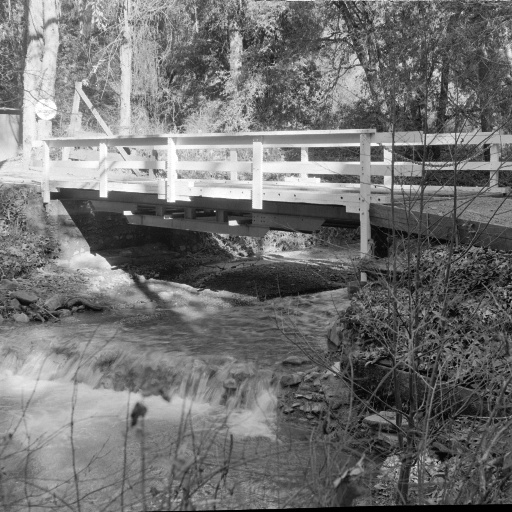
#> input picture bridge.tif, 512 x 512 px
$ python lab2.py
#> lines starting #> are read from the running program, lines starting #| are printed output that depends on the picture; long printed decimals are rounded
import random

import PIL
import numpy as np
import scipy.fftpack
import skimage.metrics
from PIL import Image
from matplotlib import pyplot as plt
from skimage import io


def generate_watermark(shape: [int, int], key: int, mean=0., spread=1.):
    rng = np.random.default_rng(key)
    return rng.normal(mean, spread, shape)


def get_dctn(array):
    return scipy.fftpack.dctn(array, norm='ortho')


def get_inverse_dctn(feature_array):
    # return scipy.fftpack.idctn(feature_array, norm='ortho')
    result = scipy.fftpack.idctn(feature_array, norm='ortho')
    result[result < 0] = 0
    result[result > 255] = 255
    return result.astype('uint8')


def get_watermark_array(shape, range, watermark):
    array = np.zeros(shape)
    count = 0
    for i in range[0]:
        for j in range[1]:
            array[i, j] += watermark[count]
            count += 1
    return array


def get_extracted_features(f, f_w, alpha, watermark_range):
    features_from_extracted_watermark = []
    for i in watermark_range[0]:
        for j in watermark_range[1]:
            features_from_extracted_watermark.append(
                (f_w[i, j] - f[i, j]) / alpha)

    return np.array(features_from_extracted_watermark)


def get_extracted_features_v2(f, f_w, alpha):
    features_from_extracted_watermark = np.zeros(f.shape)
    for i in range(0, features_from_extracted_watermark.shape[0]):
        for j in range(0, features_from_extracted_watermark.shape[1]):
            features_from_extracted_watermark[i, j] = (f_w[i, j] - f[i, j]) / alpha

    return features_from_extracted_watermark


def insert_watermark(feature_array, alpha, watermark, watermark_range):
    feature_array_with_watermark = np.copy(feature_array)
    watermark_features = np.ravel(get_dctn(watermark))
    count = 0
    for i in watermark_range[0]:
        for j in watermark_range[1]:
            feature_array_with_watermark[i, j] += alpha * watermark_features[count]
            count += 1
    return feature_array_with_watermark


def get_proximity(f, f_w, alpha, watermark_array, watermark_range: [int, int]):
    features_extracted_watermark = get_extracted_features(f, f_w, alpha, watermark_range)
    features_watermark = np.ravel(get_dctn(watermark_array))
    sum_1 = 0
    sum_2 = 0
    sum_3 = 0
    end_range = len(features_extracted_watermark)
    for n in range(0, end_range):
        sum_1 += features_extracted_watermark[n] * features_watermark[n]
        sum_2 += features_extracted_watermark[n] * features_extracted_watermark[n]
        sum_3 += features_watermark[n] * features_watermark[n]
    if sum_1 < 0:
        sum_1 *= -1
    return sum_1 / (np.sqrt(sum_2) * np.sqrt(sum_3))


def get_proximity_v2(f, f_w, alpha, watermark_array, watermark_range):
    features_extracted_watermark = get_extracted_features_v2(f, f_w, alpha)
    features_watermark = np.ravel(get_dctn(watermark_array))
    count = 0
    sum_1 = 0
    sum_2 = 0
    sum_3 = 0
    for i in watermark_range[0]:
        for j in watermark_range[1]:
            sum_1 += features_extracted_watermark[i, j] * features_watermark[count]
            sum_2 += features_extracted_watermark[i, j] * features_extracted_watermark[i, j]
            sum_3 += features_watermark[count] * features_watermark[count]
            count += 1
    return sum_1 / (np.sqrt(sum_2) * np.sqrt(sum_3))


def get_optimal_alpha(alpha_first, increment, image, watermark, watermark_range, ro_threeshold, psnr_threeshold):
    alpha = alpha_first
    iteration_count = 0
    f = get_dctn(image)
    while True:
        print(f"alpha = {alpha}")
        f_W = insert_watermark(feature_array=f, alpha=alpha,
                               watermark=watermark, watermark_range=watermark_range)
        C_W_extracted = get_inverse_dctn(f_W)
        io.imsave('image_with_watermark.png', C_W_extracted)
        io.show()

        image_with_watermark = io.imread('image_with_watermark.png')
        f_W_extracted = get_dctn(image_with_watermark)
        ro = get_proximity(f, f_W_extracted, alpha, watermark, watermark_range)
        psnr = skimage.metrics.peak_signal_noise_ratio(image, image_with_watermark)
        if ro >= ro_threeshold and psnr >= psnr_threeshold:
            return alpha, psnr
        iteration_count += 1
        print(f"iteration number {iteration_count} alpha = {alpha} ro = {ro} psnr = {psnr}")
        alpha += increment


if __name__ == '__main__':
    """
    Реализовать генерацию ЦВЗ 𝛺 как псевдослучайной последовательности
    заданной длины из чисел, распределённых по нормальному закону
    """

    start_image = PIL.Image.open("bridge.tif")
#> start_image is the input picture: PIL image 512x512 L; min 0, max 255, mean 113.8
    C = io.imread(r"bridge.tif")
    size_watermark = 24576

    i_range = range(0, 192)
    j_range = range(128, 256)
    watermark_range = [i_range, j_range]
    watermark_shape = [192, 128]
    watermark = generate_watermark(shape=watermark_shape, key=1)

    """
    Реализовать трансформацию исходного контейнера к пространству признаков согласно варианту задания.
    """
    f = get_dctn(C)
    extracted_image = get_inverse_dctn(f)
#> in get_inverse_dctn, `result[result < 0] = 0`: result: shape (512, 512) float64; min 0, max 255, mean 113.8
#> in get_inverse_dctn, `result[result > 255] = 255`: result: shape (512, 512) float64; min 0, max 255, mean 113.8
    """
    Осуществить встраивание информации методом, определяемым
    вариантом задания. Значения параметра встраивания устанавливается произвольным образом
    """

    alpha = 0.9
    print(f"alpha = {alpha}")
    f_W = insert_watermark(feature_array=f, alpha=alpha,
                           watermark=watermark, watermark_range=watermark_range)
#> in get_dctn (call 2), `return scipy.fftpack.dctn(array, norm='ortho')`:
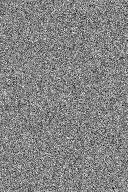
#> returned value: shape (192, 128) float64; min -3.99, max 3.73, mean 0.0044; drawn with min black and max white
#> in insert_watermark, `watermark_features = np.ravel(get_dctn(watermark))`:
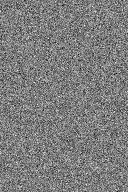
#> watermark: shape (192, 128) float64; min -3.84, max 3.93, mean -0.00925; drawn with min black and max white
#> after the loop in insert_watermark, `for i in watermark_range[0]:`: feature_array_with_watermark: shape (512, 512) float64; min -7295.2, max 58266.4, mean 0.2
#> after the loop in insert_watermark, `for i in watermark_range[0]:`: count = 24576
    C_W_extracted = get_inverse_dctn(f_W)
#> in get_inverse_dctn (call 2), `result[result < 0] = 0`: result: shape (512, 512) float64; min 0, max 255.7, mean 113.8
#> in get_inverse_dctn (call 2), `result[result > 255] = 255`: result: shape (512, 512) float64; min 0, max 255, mean 113.8
    io.imshow(C_W_extracted, cmap='gray')
    io.imsave('image_with_watermark.png', C_W_extracted)
    io.show()
    """
    Считать носитель информации из файла и повторно выполнить п. 2 для носителя информации
    """
    image_with_watermark = io.imread('image_with_watermark.png')
    f_W_extracted = get_dctn(image_with_watermark)
    ro = get_proximity(f, f_W_extracted, alpha, watermark, watermark_range)
#> after the loop in get_extracted_features, `for i in watermark_range[0]:`: features_from_extracted_watermark = 24576 items
#> in get_proximity, `end_range = len(features_extracted_watermark)`: end_range = 24576
#> the loop in get_proximity, `for n in range(0, end_range):` made 24576 passes
#> (sum_1, sum_2, sum_3) on passes 1 to 3: (2.57, 3.14, 2.1), (2.88, 3.62, 2.3), (3.06, 3.74, 2.58)
#> after the loop in get_proximity, `for n in range(0, end_range):`: sum_1 = 35101.3; sum_2 = 56638.4; sum_3 = 24171.9
#> ro = 0.949
    print(f"ro = {ro}")
#| ro = 0.9487
    optimal_alpha, psnr = get_optimal_alpha(0.2, 0.1, C, watermark, watermark_range, 0.9, 30.0)
#> after the loop in insert_watermark (call 2), `for i in watermark_range[0]:`: feature_array_with_watermark: shape (512, 512) float64; min -7295.2, max 58266.4, mean 0.2
#> in get_inverse_dctn (call 3), `result[result < 0] = 0`: result: shape (512, 512) float64; min 0, max 255.1, mean 113.8
#> in get_inverse_dctn (call 3), `result[result > 255] = 255`: result: shape (512, 512) float64; min 0, max 255, mean 113.8
#> the loop in get_proximity (call 2), `for n in range(0, end_range):` made 24576 passes
#> (sum_1, sum_2, sum_3) on passes 1 to 3: (11.79, 66.08, 2.1), (13.2, 76.13, 2.3), (14.04, 78.65, 2.58)
#> in get_optimal_alpha, `ro = get_proximity(f, f_W_extracted, alpha, watermark, watermark_range)`: ro = 0.948
#> in get_optimal_alpha, `psnr = skimage.metrics.peak_signal_noise_ratio(image, image_with_water..`: psnr = 51.16
#> optimal_alpha = 0.2; psnr = 51.16
    print(f"optimal_alpha = {optimal_alpha} psnr = {psnr}")
#| optimal_alpha = 0.2 psnr = 51.159

    """
    Ложное обнаружение
    """
    ro_array = []
    ro_array.append(ro)
    for i in range(0, 100):
        new_watermark = generate_watermark(watermark_shape, i)
        ro_array.append(get_proximity(f, f_W_extracted, alpha, new_watermark, watermark_range))
#> after the loop, ro_array = 101 values, max 0.949 at index 0, min 5.34e-05 at index 46, mean 0.0238

    print(ro_array)
#> (printed output is left out)
    x = np.arange(0, 101)
    fig, ax = plt.subplots()
    ax.plot(x, np.array(ro_array))
    plt.show()
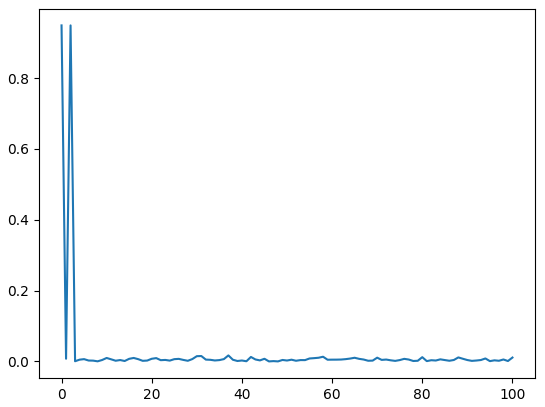
#> figure drawn by matplotlib, 1 panel; curve peaks at x = 0, y = 0.949
